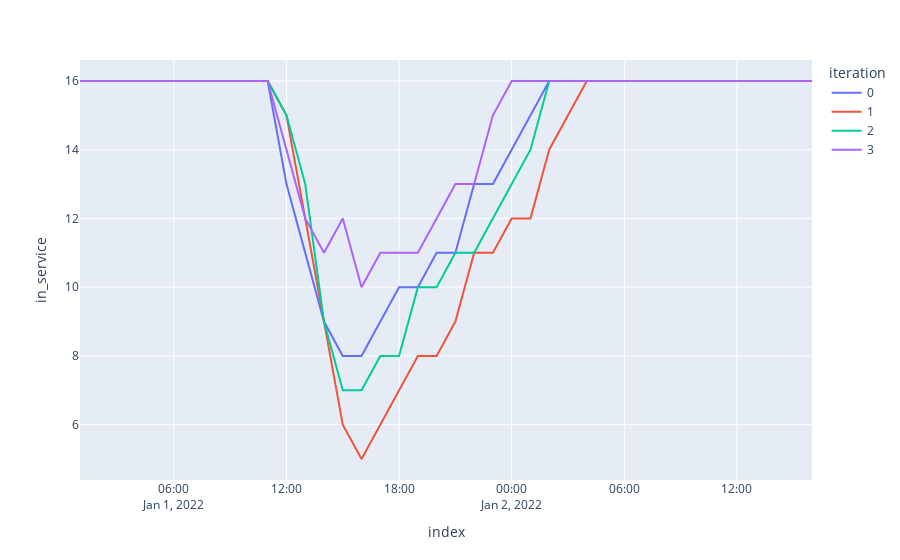

Write notebook code for a chart like this one.
### Markdown cell above
### Number of lines in service

### Code cell
px.line(df_line, x=df_line.index, y = 'in_service', color = 'iteration')
